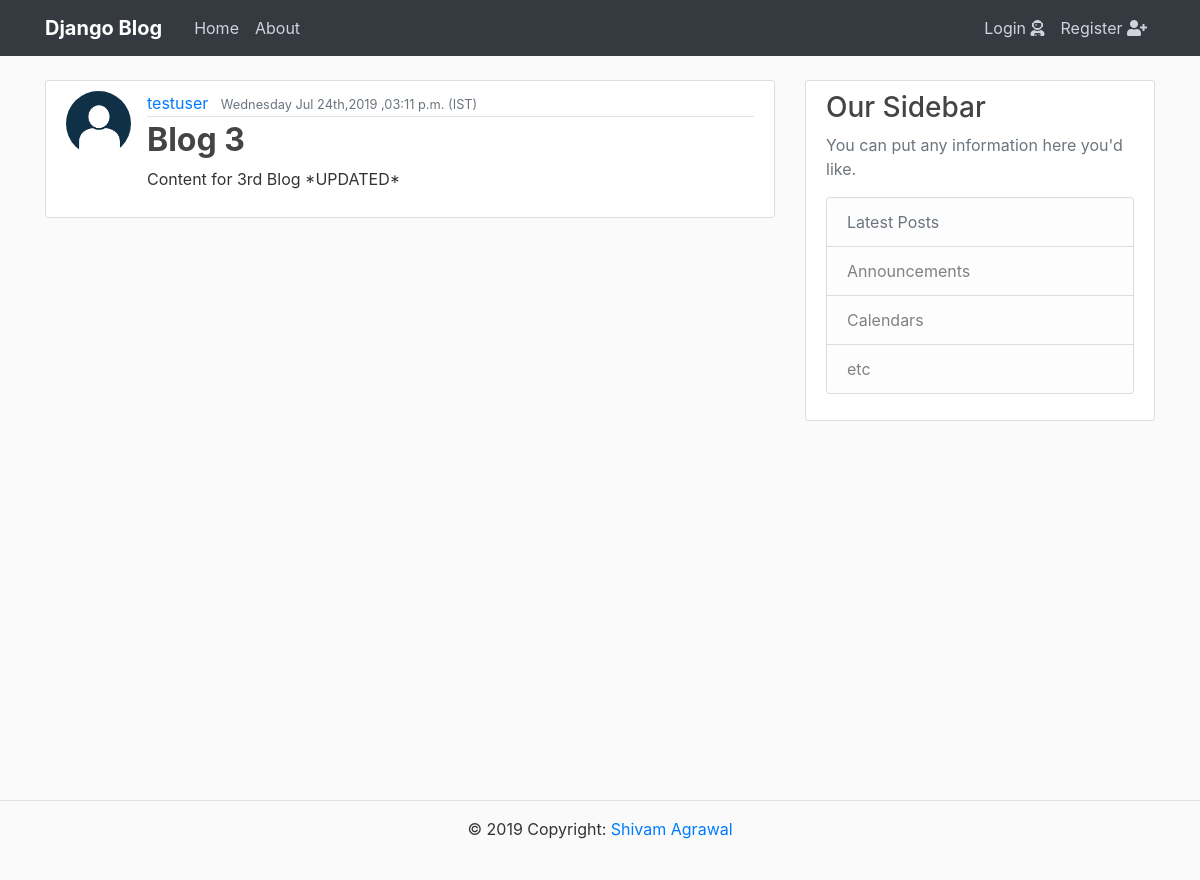
Screenshot of /post/3/ with the database file from the repository.
### Blog/models.py (models this page shows, shortened)
class BlogPost(models.Model):
    title = models.CharField(max_length=100)
    content = models.TextField()
    date_posted_on = models.DateTimeField(default=timezone.now)
    author = models.ForeignKey(User,on_delete = models.CASCADE)

### users/models.py (models this page shows, shortened)
class Profile(models.Model):
    user = models.OneToOneField(User,on_delete=models.CASCADE)
    profile_pic = models.ImageField(default='default.jpg',upload_to='profile_pics')
    bio = models.TextField(max_length=100)

### Blog/views.py (the view)
# urls.py: path('post/<int:pk>/', PostDetailView.as_view(), name='post-detail'),
class PostDetailView(DetailView):
    model = BlogPost

### templates/Blog/blogpost_detail.html (shortened to what this page needs)
{% extends "blog/base.html" %}
{% block body_block %}
  <article class="media content-section">
    <img class="rounded-circle article-img" src="{{ object.author.profile.profile_pic.url }}" alt="">
    <div class="media-body">
      <div class="article-metadata">
        <a class="mr-2" href="{% url 'user-posts' object.author.username %}">{{ object.author }}</a>
          <small class="text-muted">{{ object.date_posted_on|date:'l M dS,Y ,h:i a (T)' }}</small>
      </div>
      <h2 class="article-title font-weight-bold">{{ object.title }}</h2>
      <p class="article-content">{{ object.content }}</p>
    </div>
  </article>
{% endblock body_block %}

### static/Blog/style.css (style rules this page uses)
html { height: 100%; }
body { height: 100%; background: #fafafa; color: #333333; margin-top: 5rem; }
h1, h2, h3, h4, h5, h6 { color: #444444; }
.content-section { background: #ffffff; padding: 10px 20px; border: 1px solid #dddddd; border-radius: 3px; margin-bottom: 20px; }
.article-title { color: #444444; }
.article-content { white-space: pre-line; }
.article-img { height: 65px; width: 65px; margin-right: 16px; }
.article-metadata { padding-bottom: 1px; margin-bottom: 4px; border-bottom: 1px solid #e3e3e3 }

### rows the page displays
BlogPost: author.profile.profile_pic (placeholder picture), author "testuser", date_posted_on "Wednesday Jul 24th,2019 ,03:11 p.m. (IST)", title "Blog 3", content "Content for 3rd Blog *UPDATED*"
